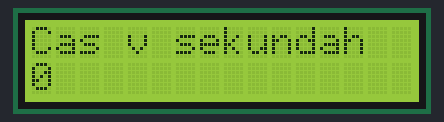
A sketch run on a simulated Arduino Uno, built with avr-gcc and run on an emulated ATmega328P. Parts: 16×2 character LCD.

Above: at 0.1 s.
At 4.1 s:
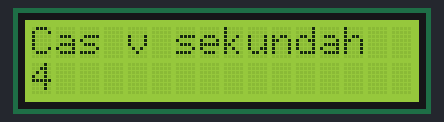
At 9.1 s:
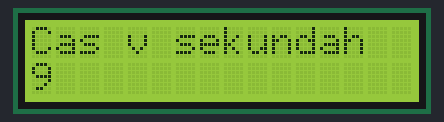
At 19.1 s:
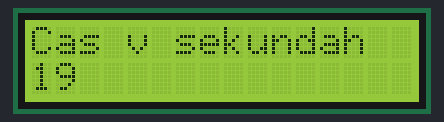
At 29.1 s:
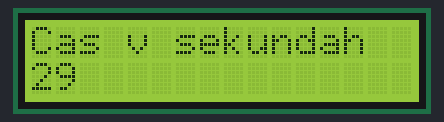
At 39.1 s:
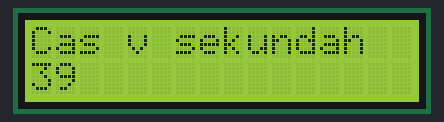

The sketch:

lcd_simple.ino
```cpp
#include "LiquidCrystal.h"
// POWERTIP LCD PC1602 - H
// LiquidCrystal display with:
// rs lcd  pin 4 on arduino pin 12
// rw lcd pin 5 on arduino pin 11
// enable lcd  pin 6 arduino on pin 10
// d4,d5,d6,d7 lcd pins 11, 12, 13, 14 on arduino pins 5, 4, 3, 2
LiquidCrystal lcd(12, 11, 10, 5, 4, 3, 2);

void setup() {
  lcd.begin(16, 2);
  lcd.setCursor(0, 0);
  lcd.print("Cas v sekundah");
}

void loop() {
  // set the cursor to column 8, line 1
  // (note: line 1 is the second row, since counting begins with 0):
  lcd.setCursor(0, 1);
  // print the number of seconds since reset:
  lcd.print(millis()/1000);
}

// rs on pin 12
// rw on pin 11
// enable on pin 10
```

Measured:
- what the display in image 1 shows lasts 1.0 s, from 4.0 s to 5.0 s
